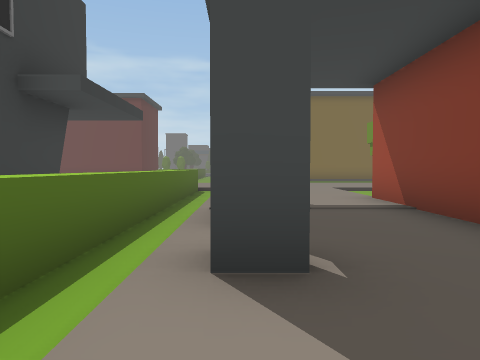
[1] (above)

23 first-person views from a walk through a 3-D level made in the Unity game engine. The camera is 1.3 m above the floor, tilts 2° down and sees 70° across. The floor is counted in squares, 2 m on a side. Each view is taken from the middle of a square. On the plan, view 1 faces up. The plan holds only what a view shows up to about 10 squares ahead; the rest is blank. The place goes on beyond the plan. The player character is not drawn. Some animated figures are not drawn.

[2]
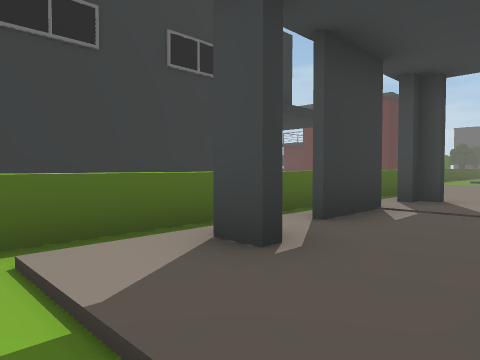

[3]
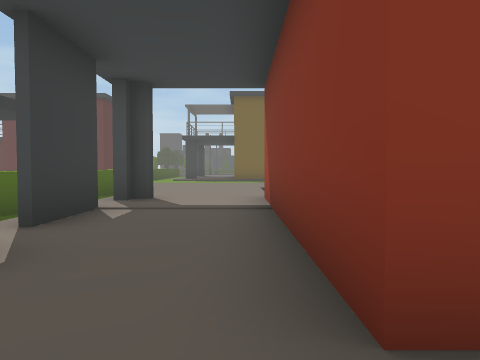

[4]
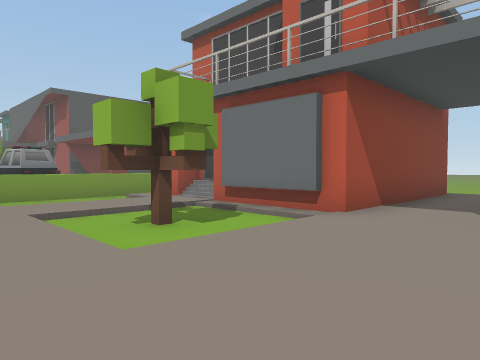

[5]
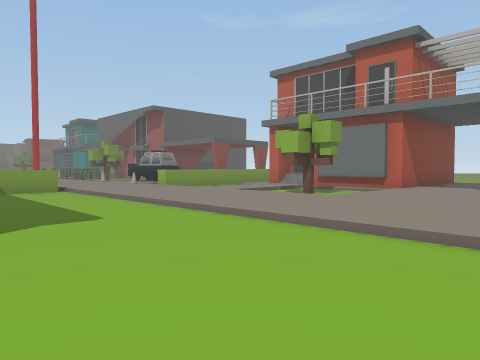

[6]
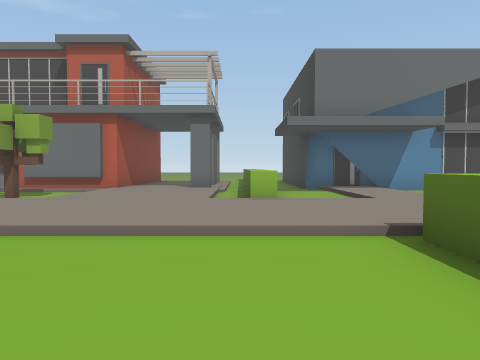

[7]
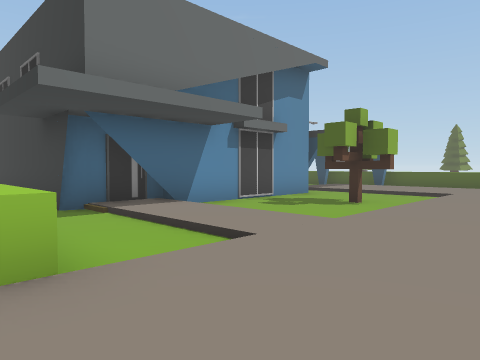

[8]
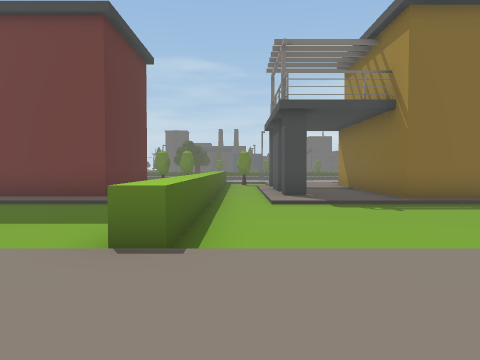

[9]
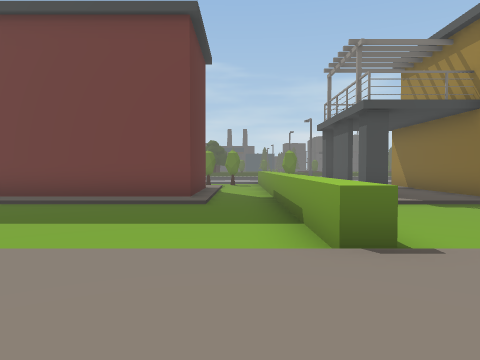

[10]
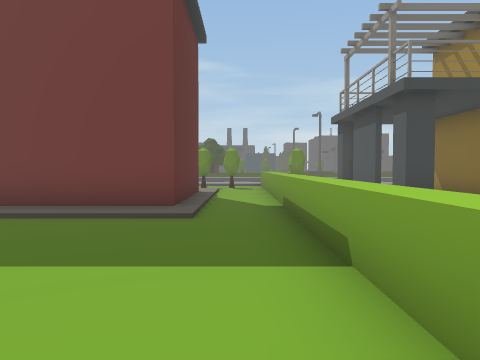

[11]
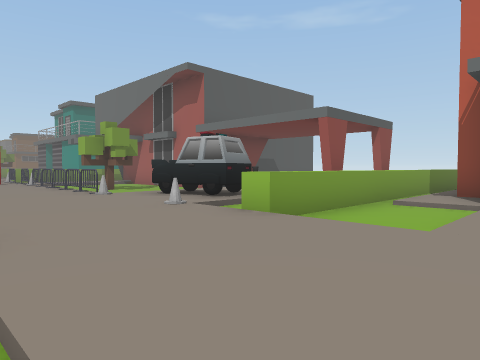

[12]
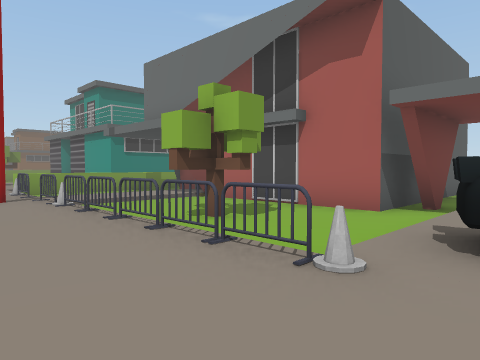

[13]
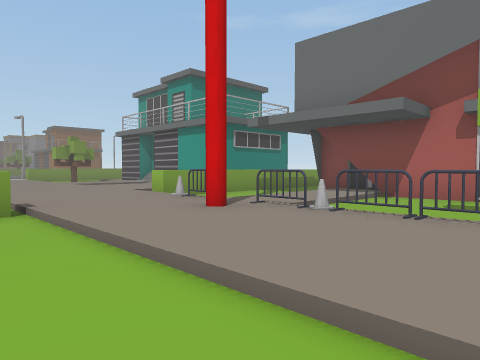

[14]
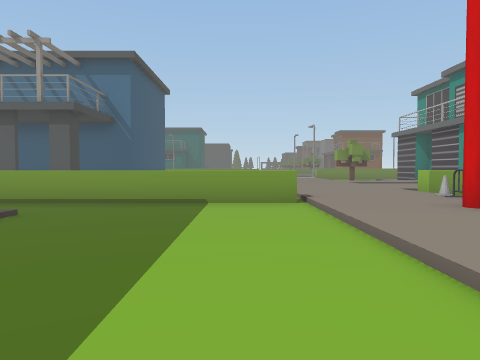

[15]
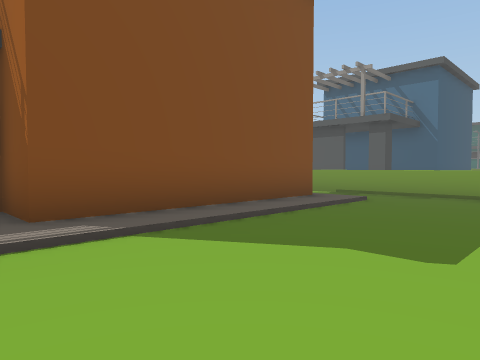

[16]
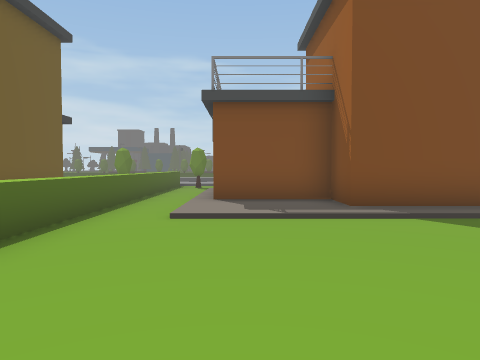

[17]
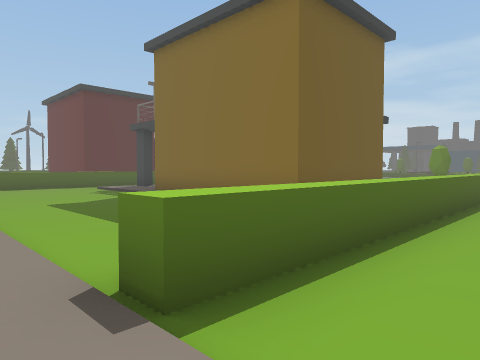

[18]
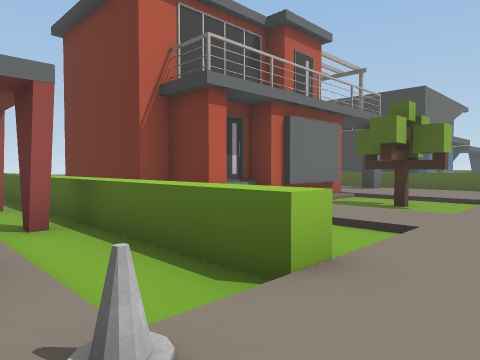

[19]
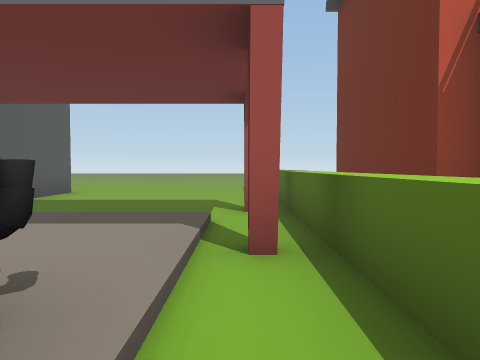

[20]
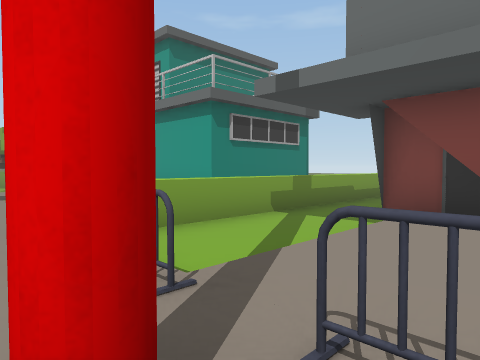

[21]
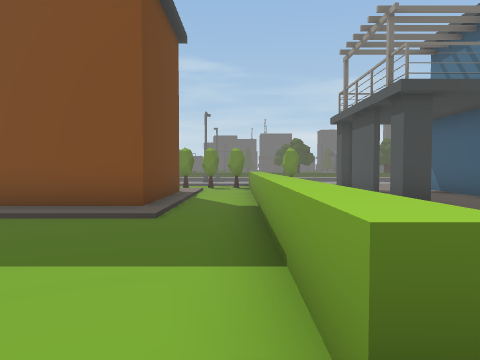

[22]
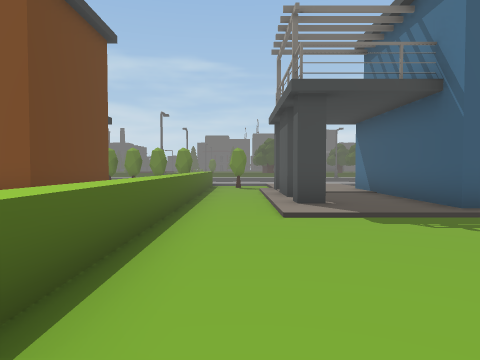

[23]
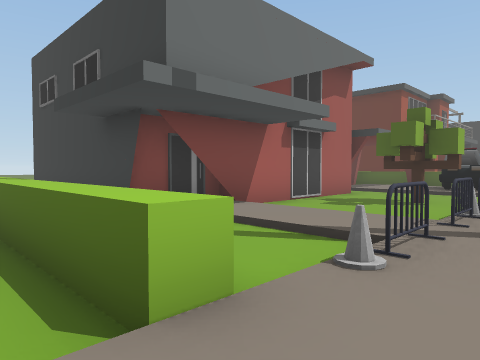

### Floor plan
Key: @ floor where view 1 was taken; # wall or solid block; x gap in a wall; . main floor; : floor 0.25 m higher than the main floor; / step, stairs or slope; = window, fence, low wall or low ledge; ^ raised ledge; O other object.
Columns run from 10 left of view 1 to 27 right of it. Each row starts with its distance up from view 1.
 22      :.^    #      ^./        ..^.:::#
 21      #.^ #  #    # ^./       #..^.#::#
 20      #.^.x::#    # ^./###    #..^.x::#
 19     ##.^.:::#    # ^./::#    #..^.#::#
 18 #####:.^.:::###### ^./::######..^.:::#
 17  /////.^./////     ^./////////..^.////
 16   .....^......     ^............^....
 15   .....^.......... ^............^...
 14    ....^...........^............^...
 13     ...^...........^....  ......^..
 12     ::::::::::::::::::::::::::::::::::
 11  :::::::::::::::::::::::::::::#:::::::
 10 ::::::::::::::::::::O::OOOOOOO:O=:::::
  9 ..O../:..^:::.O.:/.^.OO:..O.O.:..^/:
  8 ..O../:..^:::.O.:/.^.OOO..O...:..^/
  7 ...../:..^:::///://^.:::......:..^
  6  #######.^#::###/#:^.:::########.^ ###
  5      ###.^x::# ####^.:::##   ###.^ #
  4        #.^#::#    #^.....#     #.^ #
  3        #.^:::#    #^.....#     #.^ #
  2        #.^#::#    #^.....#     # ^
  1        #.^:::#    #^.....#     #
  0          ^@..       .....#     #

Positions as (right, up) in squares from view 1, and headings:
1: (0, 0), facing up
2: (2, 0), facing up-left
3: (2, 0), facing up
4: (0, 11), facing down-right
5: (-1, 16), facing down-right
6: (-1, 16), facing down
7: (-1, 12), facing down-left
8: (-2, 10), facing up
9: (-4, 10), facing up
10: (-4, 12), facing up
11: (6, 13), facing down-right
12: (12, 12), facing down-right
13: (16, 14), facing down-right
14: (15, 14), facing right
15: (13, 14), facing up-right
16: (12, 12), facing up
17: (11, 12), facing up-left
18: (11, 11), facing down-left
19: (10, 9), facing down
20: (19, 11), facing down-right
21: (21, 12), facing up
22: (23, 12), facing up
23: (24, 11), facing down-left
